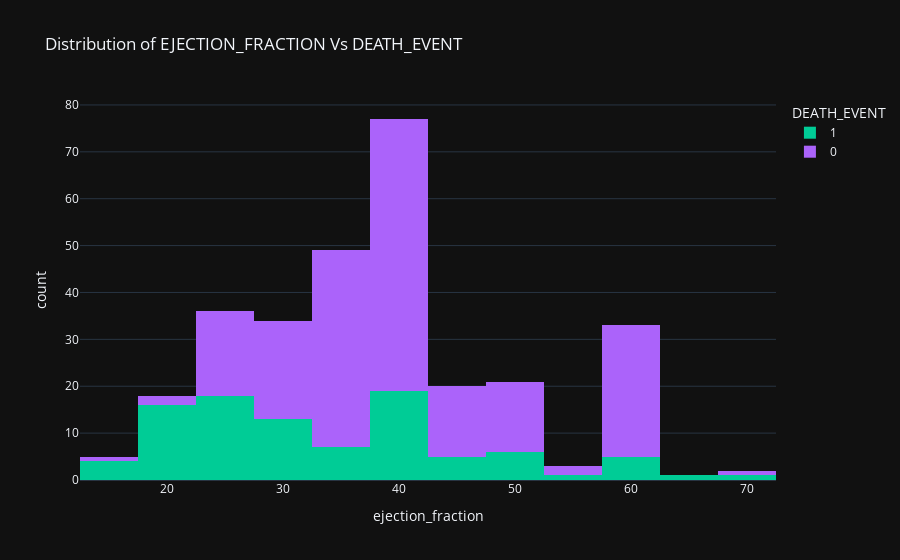

The notebook cell saved with this chart:
### Code cell
fig = px.histogram(newdf, x="ejection_fraction", color="DEATH_EVENT", hover_data=newdf.columns, 
                   title ="Distribution of EJECTION_FRACTION Vs DEATH_EVENT", 
                   labels={"ejection_fraction": "ejection_fraction"},
                   template="plotly_dark",
                   color_discrete_map={"0": "RebeccaPurple", "1": "MediumPurple"}
                  )
fig.show()

### Figure 1 — Plotly figure (JSON) as saved in the notebook; plotly's stock layout.template omitted (floating-point values rounded to 4 significant figures; data arrays with more than 128 entries replaced by an {"elided": "..."} marker saying what was removed)
{"data": [{"alignmentgroup": "True", "bingroup": "x", "hovertemplate": "DEATH_EVENT=1<br>ejection_fraction=%{x}<br>count=%{y}<extra></extra>", "legendgroup": "1", "marker": {"color": "#00cc96", "pattern": {"shape": ""}}, "name": "1", "offsetgroup": "1", "orientation": "v", "showlegend": true, "type": "histogram", "x": [20, 38, 20, 20, 20, 40, 15, 60, 65, 35, 38, 25, 30, 38, 50, 38, 14, 25, 55, 30, 35, 30, 38, 40, 45, 38, 30, 38, 45, 35, 50, 35, 50, 50, 38, 20, 30, 45, 60, 38, 25, 38, 20, 30, 25, 20, 62, 50, 38, 30, 20, 20, 25, 40, 35, 20, 15, 25, 25, 25, 35, 20, 20, 25, 25, 25, 30, 60, 60, 38, 40, 17, 38, 25, 30, 45, 35, 30, 38, 20, 25, 25, 38, 25, 30, 50, 25, 20, 45, 30, 67.5, 20, 30, 25, 25, 20], "xaxis": "x", "yaxis": "y"}, {"alignmentgroup": "True", "bingroup": "x", "hovertemplate": "DEATH_EVENT=0<br>ejection_fraction=%{x}<br>count=%{y}<extra></extra>", "legendgroup": "0", "marker": {"color": "#ab63fa", "pattern": {"shape": ""}}, "name": "0", "offsetgroup": "0", "orientation": "v", "showlegend": true, "type": "histogram", "x": {"elided": "203 float values"}, "xaxis": "x", "yaxis": "y"}], "layout": {"barmode": "relative", "legend": {"title": {"text": "DEATH_EVENT"}, "tracegroupgap": 0}, "title": {"text": "Distribution of EJECTION_FRACTION Vs DEATH_EVENT"}, "xaxis": {"anchor": "y", "domain": [0, 1], "title": {"text": "ejection_fraction"}}, "yaxis": {"anchor": "x", "domain": [0, 1], "title": {"text": "count"}}}}
